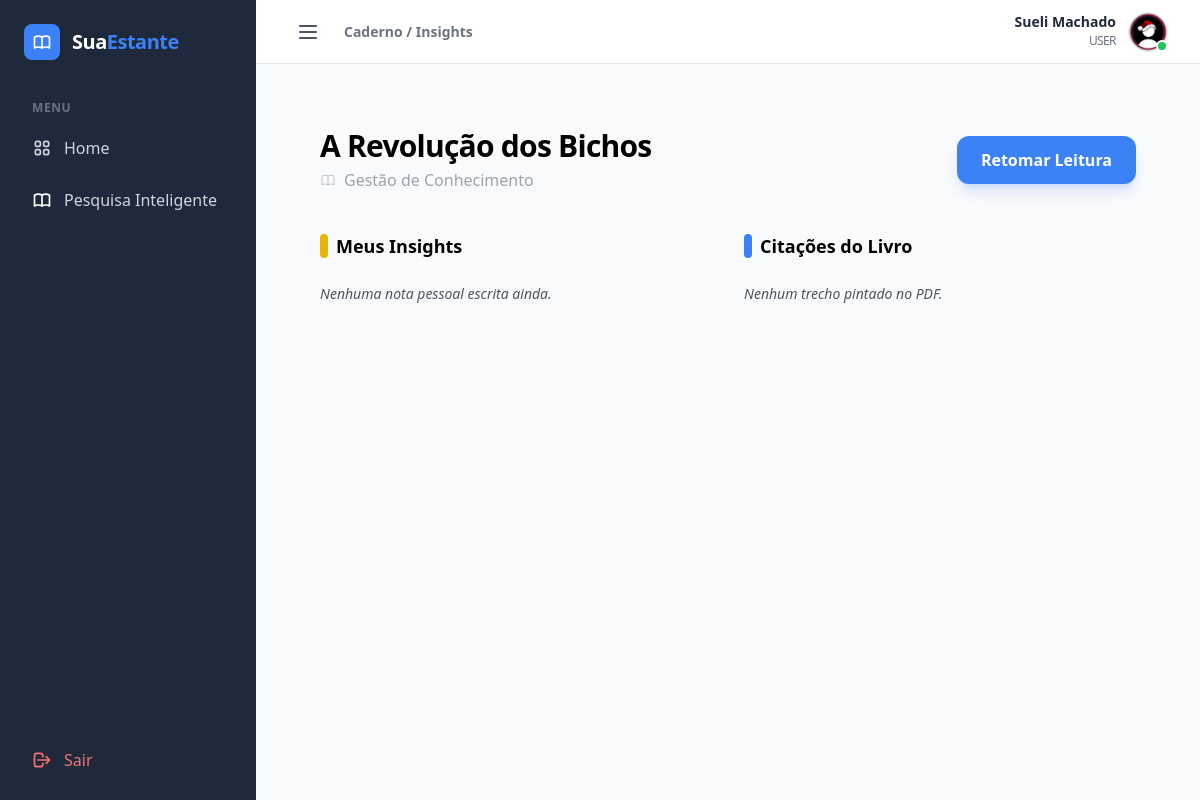
Screenshot of /user/caderno/2 (signed in) with the database file from the repository.
### models/modelos.py (models this page shows)
class User(db.Model, UserMixin):
    id = db.Column(db.Integer, primary_key=True)
    name = db.Column(db.String(100), nullable=False)
    email = db.Column(db.String(120), nullable=False, unique=True)
    photo = db.Column(db.String(255), nullable=True)
    type_user = db.Column(db.Enum('admin', 'user', default='user')) # Admin ou User
    estado = db.Column(db.String(10), default='Ativo') # 'ativo' ou 'inativo'
    password_hash = db.Column(db.String(128), nullable=False)
    created_at = db.Column(db.DateTime, default=datetime.utcnow)
    estantes = db.relationship('Estante', backref='dono', lazy=True)

class Livro(db.Model):
    __tablename__ = 'livros'
    id = db.Column(db.Integer, primary_key=True)
    titulo = db.Column(db.String(200), nullable=False)
    capa = db.Column(db.String(255), nullable=True) #caminho da imagem...
    arquivo_path = db.Column(db.String(255), nullable=False) # Caminho do PDF
    favorito = db.Column(db.Boolean, default=False)
    estado = db.Column(db.String(10), default='Ativo') # 'ativo' ou 'inativo'
    estante_id = db.Column(db.Integer, db.ForeignKey('estantes.id'), nullable=False)
    user_id = db.Column(db.Integer, db.ForeignKey('user.id'), nullable=False)
    progresso = db.relationship('Progresso', backref='livro', uselist=False, cascade="all, delete-orphan")
    marcacoes = db.relationship('Marcacao', backref='livro', lazy=True)
    anotacoes = db.relationship('Anotacao', backref='livro', lazy=True)

### routes/user.py (the view)
@user_bp.route('/caderno/<int:livro_id>')
@login_required
def caderno_livro(livro_id):
    livro = Livro.query.get_or_404(livro_id)
    if livro.user_id != current_user.id:
        return redirect(url_for('user.home'))
    anotacoes = Anotacao.query.filter_by(livro_id=livro_id).order_by(Anotacao.created_at.desc()).all()
    marcacoes = Marcacao.query.filter_by(livro_id=livro_id).order_by(Marcacao.num_pagina).all()
    return render_template('user/insights.html',
                           livro=livro,
                           anotacoes=anotacoes,
                           marcacoes=marcacoes)

### models/modelos.py (called while the page is built)
@login_manager.user_loader
def load_user(user_id):
    return User.query.get(int(user_id))

### templates/user/insights.html (shortened to what this page needs)
{% extends "admin/base_adm.html" %}
{% block breadcrumb %}Caderno / Insights{% endblock %}
{% block dashboard_content %}
<div class="p-8 max-w-6xl mx-auto">
    <div class="flex flex-col md:flex-row md:items-center justify-between mb-10 gap-4">
        <div>
            <h1 class="text-3xl font-extrabold text-dark tracking-tight">{{ livro.titulo }}</h1>
            <p class="text-gray-400 mt-1 flex items-center gap-2">
                Gestão de Conhecimento
            </p>
        </div>
        <a href="{{ url_for('user.ler_livro', id=livro.id) }}" class="inline-flex items-center justify-center px-6 py-3 bg-primary hover:bg-blue-600 text-white rounded-xl font-bold transition-all shadow-lg shadow-blue-500/20">
            Retomar Leitura
        </a>
    </div>
    <div class="grid grid-cols-1 lg:grid-cols-2 gap-8">
        <div class="space-y-6">
            <h2 class="text-lg font-bold text-dark flex items-center gap-2 mb-4">
                <span class="w-2 h-6 bg-yellow-500 rounded-full"></span>
                Meus Insights
            </h2>
            {% for a in anotacoes %}
            <div class="bg-[#252525] rounded-2xl p-6 border border-white/5 hover:border-yellow-500/30 transition-colors">
                <div class="flex justify-between items-start mb-4">
                    <span class="text-[10px] text-gray-500 font-mono">{{ a.created_at.strftime('%d/%m/%Y %H:%M') }}</span>
                    <button class="text-gray-600 hover:text-red-500 transition-colors">
                        <svg class="w-4 h-4" fill="none" stroke="currentColor" viewBox="0 0 24 24"><path d="M19 7l-.867 12.142A2 2 0 0116.138 21H7.862a2 2 0 01-1.995-1.858L5 7m5 4v6m4-6v6m1-10V4a1 1 0 00-1-1h-4a1 1 0 00-1 1v3M4 7h16"></path></svg>
                    </button>
                </div>
                <p class="text-gray-300 leading-relaxed">{{ a.conteudo }}</p>
            </div>
            {% else %}
            <p class="text-gray-600 italic text-sm">Nenhuma nota pessoal escrita ainda.</p>
            {% endfor %}
        </div>
        <div class="space-y-6">
            <h2 class="text-lg font-bold text-dark flex items-center gap-2 mb-4">
                <span class="w-2 h-6 bg-blue-500 rounded-full"></span>
                Citações do Livro
            </h2>
            {% for m in marcacoes %}
            <div class="bg-[#252525] rounded-2xl p-6 border-l-4 border-white/5 hover:bg-[#2a2a2a] transition-all relative overflow-hidden" style="border-left-color: {{ m.cor_destaque }}">
                <div class="absolute top-0 right-0 p-2 opacity-10">
                    <svg class="w-12 h-12 text-white" fill="currentColor" viewBox="0 0 24 24"><path d="M14.017 21L14.017 18C14.017 16.8954 14.9125 16 16.017 16H19.017C19.5693 16 20.017 15.5523 20.017 15V9C20.017 8.44772 19.5693 8 19.017 8H15.017C14.4647 8 14.017 8.44772 14.017 9V11M14.017 21H17.017C18.1216 21 19.017 20.1046 19.017 19V18M10.017 21L10.017 18C10.017 16.8954 9.12157 16 8.017 16H5.017C4.46472 16 4.017 15.5523 4.017 15V9C4.017 8.44772 4.46472 8 5.017 8H9.017C9.56928 8 10.017 8.44772 10.017 9V11M10.017 21H7.017C5.91243 21 5.017 20.1046 5.017 19V18"></path></svg>
                </div>
                <div class="flex items-center gap-2 mb-3">
                    <span class="px-2 py-1 bg-white/5 rounded text-[10px] font-bold text-blue-400">PÁG. {{ m.num_pagina }}</span>
                </div>
                <p class="text-gray-400 italic text-sm leading-relaxed mb-4 relative z-10">
                    "{{ m.texto_extraido }}"
                </p>
                <a href="{{ url_for('user.ler_livro', id=livro.id, page=m.num_pagina, hl=m.texto_extraido[:15]) }}" class="text-xs text-primary hover:underline inline-flex items-center gap-1 font-bold">
                    Localizar no texto →
                </a>
            </div>
            {% else %}
            <p class="text-gray-600 italic text-sm">Nenhum trecho pintado no PDF.</p>
            {% endfor %}
        </div>
    </div>
</div>
{% endblock %}

### templates/admin/base_adm.html (shortened to what this page needs)
<!DOCTYPE html>
<html lang="pt-br">
<head>
    <script src="https://cdn.tailwindcss.com"></script>
</head>
<body class="bg-gray-50 font-sans antialiased" x-data="{ sidebarOpen: true }">
    <div class="flex h-screen overflow-hidden">
        <aside
            :class="sidebarOpen ? 'w-64' : 'w-20'"
            class="bg-secondary text-white hidden md:flex flex-col flex-shrink-0 transition-all duration-300 ease-in-out">
            <div class="p-6 flex items-center gap-3 overflow-hidden whitespace-nowrap">
                <div class="bg-primary p-2 rounded-lg flex-shrink-0">
                </div>
                <span x-show="sidebarOpen" x-transition.opacity class="text-xl font-bold tracking-tight text-white">
                    Sua<span class="text-primary">Estante</span>
                </span>
            </div>
            <nav class="flex-1 px-4 space-y-1 mt-4 overflow-hidden">
                <p x-show="sidebarOpen" class="px-4 text-xs font-semibold text-gray-500 uppercase tracking-wider mb-2">Menu</p>
                {% if current_user.type_user == 'admin' %}
                    <a href="{{ url_for('admin.admin_dashboard') }}" class="flex items-center gap-3 px-4 py-3 rounded-xl transition hover:bg-gray-800 text-gray-300 hover:text-white {% if request.endpoint == 'admin.admin_dashboard' %} bg-primary !text-white {% endif %}">
                        <svg class="w-5 h-5 flex-shrink-0" fill="none" stroke="currentColor" viewBox="0 0 24 24"><path stroke-linecap="round" stroke-linejoin="round" stroke-width="2" d="M4 6a2 2 0 012-2h2a2 2 0 012 2v2a2 2 0 01-2 2H6a2 2 0 01-2-2V6zM14 6a2 2 0 012-2h2a2 2 0 012 2v2a2 2 0 01-2 2h-2a2 2 0 01-2-2V6zM4 16a2 2 0 012-2h2a2 2 0 012 2v2a2 2 0 01-2 2H6a2 2 0 01-2-2v-2zM14 16a2 2 0 012-2h2a2 2 0 012 2v2a2 2 0 01-2 2h-2a2 2 0 01-2-2v-2z"></path></svg>
                        <span x-show="sidebarOpen" x-transition.opacity>Dashboard</span>
                    </a>
                    <a href="{{ url_for('admin.list_users') }}" class="flex items-center gap-3 px-4 py-3 rounded-xl transition hover:bg-gray-800 text-gray-300 hover:text-white {% if request.endpoint == 'admin.list_users' %} bg-primary !text-white {% endif %}">
                        <svg class="w-5 h-5 flex-shrink-0" fill="none" stroke="currentColor" viewBox="0 0 24 24"><path stroke-linecap="round" stroke-linejoin="round" stroke-width="2" d="M12 4.354a4 4 0 110 5.292M15 21H3v-1a6 6 0 0112 0v1zm0 0h6v-1a6 6 0 00-9-5.197M13 7a4 4 0 11-8 0 4 4 0 018 0z"></path></svg>
                        <span x-show="sidebarOpen" x-transition.opacity>Usuários</span>
                    </a>
                    <a href="{{ url_for('admin.list_estantes') }}" class="flex items-center gap-3 px-4 py-3 rounded-xl transition hover:bg-gray-800 text-gray-300 hover:text-white {% if request.endpoint == 'admin.list_estantes' %} bg-primary !text-white {% endif %}">
                        <svg class="w-5 h-5 text-white" fill="none" stroke="currentColor" viewBox="0 0 24 24"><path stroke-linecap="round" stroke-linejoin="round" stroke-width="2" d="M12 6.253v13m0-13C10.832 5.477 9.246 5 7.5 5S4.168 5.477 3 6.253v13C4.168 18.477 5.754 18 7.5 18s3.332.477 4.5 1.253m0-13C13.168 5.477 14.754 5 16.5 5c1.747 0 3.332.477 4.5 1.253v13C19.832 18.477 18.247 18 16.5 18c-1.746 0-3.332.477-4.5 1.253"></path></svg>
                        <span x-show="sidebarOpen" x-transition.opacity>Estantes</span>
                    </a>
                    <a href="{{ url_for('admin.list_books') }}" class="flex items-center gap-3 px-4 py-3 rounded-xl transition hover:bg-gray-800 text-gray-300 hover:text-white {% if request.endpoint == 'admin.list_books' %} bg-primary !text-white {% endif %}">
                        <svg class="w-5 h-5 text-white" fill="none" stroke="currentColor" viewBox="0 0 24 24">
                            <path stroke-linecap="round" stroke-linejoin="round" stroke-width="2" d="M11 5H6a2 2 0 00-2 2v11a2 2 0 002 2h11a2 2 0 002-2v-5m-1.414-9.414a2 2 0 112.828 2.828L11.828 15H9v-2.828l8.586-8.586z"></path>
                        </svg>
                        <span x-show="sidebarOpen" x-transition.opacity>Livros</span>
                    </a>
                    <a href="{{ url_for('admin.list_histories') }}" class="flex items-center gap-3 px-4 py-3 rounded-xl transition hover:bg-gray-800 text-gray-300 hover:text-white {% if request.endpoint == 'admin.list_histories' %} bg-primary !text-white {% endif %}">
                        <svg class="w-5 h-5 flex-shrink-0" fill="none" stroke="currentColor" viewBox="0 0 24 24">
                            <path stroke-linecap="round" stroke-linejoin="round" stroke-width="2" d="M12 8v4l3 3m6-3a9 9 0 11-18 0 9 9 0 0118 0z"></path>
                        </svg>
                        <span x-show="sidebarOpen" x-transition.opacity>Histórico</span>
                    </a>
                {% else %}
                    <a href="{{ url_for('user.home') }}" class="flex items-center gap-3 px-4 py-3 rounded-xl transition hover:bg-gray-800 text-gray-300 hover:text-white ">
                        <span x-show="sidebarOpen" x-transition.opacity>Home</span>
                    </a>
                    <a href="{{ url_for('user.pesquisa_inteligente') }}" class="flex items-center gap-3 px-4 py-3 rounded-xl transition hover:bg-gray-800 text-gray-300 hover:text-white ">
                        <span x-show="sidebarOpen" x-transition.opacity>Pesquisa Inteligente</span>
                    </a>
                {% endif %}
            </nav>
            <div class="p-4 border-t border-gray-800">
                <a href="{{ url_for('auth.logout') }}" class="flex items-center gap-3 px-4 py-3 rounded-xl text-red-400 hover:bg-red-500/10 transition">
                    <svg class="w-5 h-5 flex-shrink-0" fill="none" stroke="currentColor" viewBox="0 0 24 24"><path stroke-linecap="round" stroke-linejoin="round" stroke-width="2" d="M17 16l4-4m0 0l-4-4m4 4H7m6 4v1a3 3 0 01-3 3H6a3 3 0 01-3-3V7a3 3 0 013-3h4a3 3 0 013 3v1"></path></svg>
                    <span x-show="sidebarOpen" x-transition.opacity>Sair</span>
                </a>
            </div>
        </aside>
        <div class="flex-1 flex flex-col min-w-0 overflow-hidden">
            <header class="bg-white border-b border-gray-200 h-16 flex items-center justify-between px-8 flex-shrink-0">
                <div class="flex items-center gap-4">
                    <button @click="sidebarOpen = !sidebarOpen" class="p-2 rounded-lg hover:bg-gray-100 text-gray-600 transition-colors focus:outline-none">
                        <svg class="w-6 h-6" fill="none" stroke="currentColor" viewBox="0 0 24 24">
                            <path stroke-linecap="round" stroke-linejoin="round" stroke-width="2" d="M4 6h16M4 12h16M4 18h16"></path>
                        </svg>
                    </button>
                    <h2 class="text-sm font-semibold text-gray-500">{% block breadcrumb %}Admin / Início{% endblock %}</h2>
                </div>
                <div class="relative" x-data="{ open: false }">
                    <button @click="open = !open" @click.outside="open = false" class="flex items-center gap-3 focus:outline-none group">
                        <div class="text-right hidden sm:block">
                            <p class="text-sm font-bold text-secondary leading-none group-hover:text-primary transition">{{ current_user.name }}</p>
                            <p class="text-xs text-gray-500 mt-1 uppercase tracking-tighter">{{ current_user.type_user }}</p>
                        </div>
                        <div class="relative">
                            <a href="{{ url_for('user.perfil') }}">
                                {% if current_user.photo %}
                                    <img src="{{ url_for('static', filename='uploads/user/' + current_user.photo) }}" class="w-10 h-10 rounded-full object-cover border border-gray-200">
                                {% else %}
                                    <div class="w-10 h-10 rounded-full bg-primary flex items-center justify-center text-white font-bold">{{ current_user.name[0] | upper }}</div>
                                {% endif %}
                            </a>
                            <div class="absolute bottom-0 right-0 w-3 h-3 bg-green-500 border-2 border-white rounded-full"></div>
                        </div>
                    </button>
                    </div>
            </header>
            <main class="flex-1 overflow-y-auto p-8">
                {% block dashboard_content %}{% endblock %}
            </main>
        </div>
    </div>
</body>
</html>

### rows the page displays
User: name "Sueli Machado", type_user "USER", photo (picture)
Livro: titulo "A Revolução dos Bichos"
